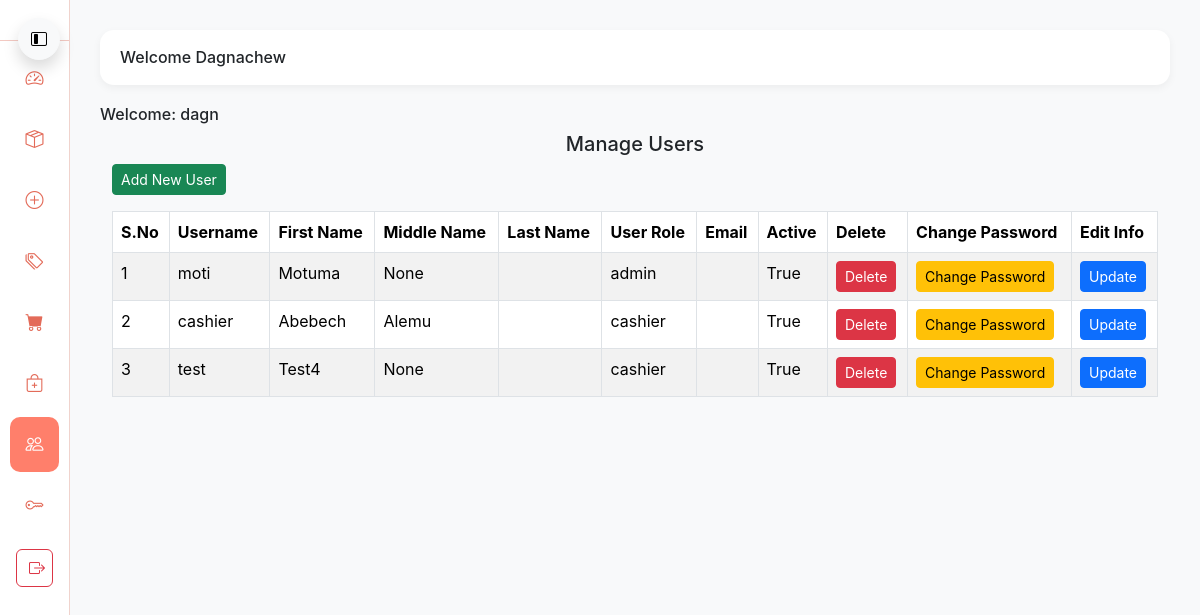
Screenshot of /manage_users/ (signed in) with the database file from the repository.
### authentication/models.py (models this page shows, shortened)
class CustomUser(AbstractUser):
    class UserType(models.TextChoices):
        ADMIN = "admin", "Admin"
        CASHIER = "cashier", "Cashier"
    user_type = models.CharField(
        max_length=20,
        choices=UserType.choices,
        default=UserType.CASHIER
    )
    middle_name = models.CharField(max_length=100, null=True, blank=True)
    company = models.ForeignKey(Company, on_delete=models.CASCADE)

### myapp/views.py (the view)
# urls.py: path('manage_users/', views.manage_users, name = 'manage_users'),
@login_required(login_url='/accounts/login')
@user_passes_test(is_admin)
def manage_users(request):
    user = request.user
    users = CustomUser.objects.all().exclude(is_superuser = True)
    if request.method == 'POST':
        form = UserUpdateForm(request.POST)
        user_form = UserForm(request.POST)
        if user_form.is_valid():
            new_user = user_form.save(commit=False)
            new_user.company = user.company
            new_user.set_password(user_form.cleaned_data['password'])
            new_user.save()
            messages.success(request, "User created successfully!")
            return redirect('manage_users')
        else:
            messages.error(request, "Error while creating User")
    else:
        user_form = UserForm()
        form = UserUpdateForm()
    context = {
        'user':user,
        'form':form,
        'users': users,
        'user_form': user_form,
    }
    return render(request, 'manage_users.html', context)

### authentication/views.py (called while the page is built)
def is_admin(user):
    return user.user_type == 'admin'

### template/manage_users.html (shortened to what this page needs)
{% extends 'base.html' %}
{% block content %}
<h6>Welcome: {{ user }}</h6>
<h5 class="text-center">Manage Users</h5>
<div class="container mb-3">
  <button class="btn btn-success btn-sm"
          data-bs-toggle="modal"
          data-bs-target="#addUserModal">
    Add New User
  </button>
</div>
<div class="container">
  <table class="table table-striped table-hover table-bordered">
    <thead>
      <tr>
        <th>S.No</th>
        <th>Username</th>
        <th>First Name</th>
        <th>Middle Name</th>
        <th>Last Name</th>
        <th>User Role</th>
        <th>Email</th>
        <th>Active</th>
        <th>Delete</th>
        <th>Change Password</th>
        <th>Edit Info</th>
      </tr>
    </thead>
    <tbody>
      {% for user in users %}
      <tr>
        <td>{{ forloop.counter }}</td>
        <td>{{ user.username }}</td>
        <td>{{ user.first_name }}</td>
        <td>{{ user.middle_name }}</td>
        <td>{{ user.last_name }}</td>
        <td>{{ user.user_type }}</td>
        <td>{{ user.email }}</td>
        <td>{{ user.is_active }}</td>
        <td>
          <form method="post"
                action="{% url 'delete_user' user.id %}"
                onsubmit="return confirm('Are you sure you want to delete this user?');">
            <button class="btn btn-danger btn-sm">Delete</button>
          </form>
        </td>
        <td>
          <button class="btn btn-warning btn-sm"
                  data-bs-toggle="modal"
                  data-bs-target="#changePasswordModal{{ user.id }}">
            Change Password
          </button>
        </td>
        <td>
          <form method="post" action="{% url 'update_user' user.id %}">
            <button class="btn btn-primary btn-sm">Update</button>
          </form>
        </td>
      </tr>
      {% endfor %}
    </tbody>
  </table>
</div>
{% endblock %}

### template/base.html (shortened to what this page needs)
<!DOCTYPE html>
<html lang="en">
<head>
    <link href="https://cdn.jsdelivr.net/npm/bootstrap@5.3.3/dist/css/bootstrap.min.css" rel="stylesheet">
    <link href="https://cdn.jsdelivr.net/npm/bootstrap-icons@1.11.1/font/bootstrap-icons.css" rel="stylesheet">
</head>
<body>
    <div class="sidebar collapsed ">
        <div>
            <button class="btn btn-light shadow sidebar-toggle" onclick="toggleSidebar()">
                <i class="bi bi-layout-sidebar-inset"></i>
            </button>
        </div>
        <a href="{% url 'home' %}" class="{% if request.resolver_match.url_name == 'home' %}active{% endif %}">
            <i class="bi bi-speedometer2"></i>
        </a>
        <a href="{% url 'products' %}" class="{% if request.resolver_match.url_name == 'products' %}active{% endif %}">
            <i class="bi bi-box-seam"></i>
        </a>
        <a href="{% url 'add_product' %}" class="{% if request.resolver_match.url_name == 'add_product' %}active{% endif %}">
            <i class="bi bi-plus-circle"></i>
        </a>
        <a href="{% url 'add_category' %}" class="{% if request.resolver_match.url_name == 'add_category' %}active{% endif %}">
            <i class="bi bi-tags"></i>
        </a>
        <a href="{% url 'sales' %}" class="{% if request.resolver_match.url_name == 'sales' %}active{% endif %}">
            <i class="bi bi-cart-fill"></i>
        </a>
        <a href="{% url 'add_sale' %}" class="{% if request.resolver_match.url_name == 'add_sale' %}active{% endif %}">
            <i class="bi bi-bag-plus"></i>
        </a>
        <a href="{% url 'manage_users' %}" class="{% if request.resolver_match.url_name == 'manage_users' %}active{% endif %}">
            <i class="bi bi-people"></i>
        </a>
        <a href="{% url 'password_change' %}">
            <i class="bi bi-key"></i>
        </a>
        <form method="POST" action="{% url 'logout' %}" class="m-3">
            <button type="submit" class="btn btn-outline-danger w-100">
                <i class="bi bi-box-arrow-right"></i>
            </button>
        </form>
    </div>
    <div class="main-content collapsed">
        <div class="top-bar">
            <h6 class="m-0">Welcome {{ request.user.first_name }}</h6>
        </div>
        {% block content %}
        {% endblock %}
    </div>
</body>
</html>

### template/base.html (style rules this page uses)
:root { --coral: #ff7f6b; --coral-dark: #e36b59; --sidebar-bg: #ffffff; --sidebar-text: #3a3a3a; --sidebar-hover: #ffe5e0; }
body { font-family: 'Inter', sans-serif; background: #f8f9fa; }
.sidebar { width: 240px; height: 100vh; background: var(--sidebar-bg); border-right: 1px solid #f0d3cd; padding-top: 20px; position: fixed; transition: width 0.3s ease; overflow-x: hidden; z-index: 1000; }
.sidebar.collapsed { width: 70px; }
.sidebar a { color: var(--sidebar-text); padding: 14px 20px; display: flex; align-items: center; gap: 12px; font-size: 15px; text-decoration: none; transition: 0.25s; border-radius: 10px; margin: 6px 10px; }
.sidebar a i { font-size: 18px; color: var(--coral-dark); }
.sidebar a.active { background: var(--coral); color: #fff; font-weight: 600; }
.sidebar a.active i { color: #fff; }
.sidebar.collapsed a { justify-content: center; }
.main-content { margin-left: 240px; padding: 30px; transition: margin-left 0.3s ease; }
.main-content.collapsed { margin-left: 70px; }
.top-bar { background: #ffffff; padding: 18px 20px; border-radius: 14px; box-shadow: 0 3px 8px rgba(0,0,0,0.05); margin-bottom: 20px; display: flex; align-items: center; gap: 12px; }
.sidebar-toggle { position: fixed; top: 18px; left: 18px; z-index: 1100; width: 42px; height: 42px; border-radius: 50%; }

### rows the page displays
CustomUser: user.first_name "Dagnachew", username "dagn"
CustomUser: username "moti", first_name "Motuma", middle_name "None", user_type "admin", is_active "True"
CustomUser: username "cashier", first_name "Abebech", middle_name "Alemu", user_type "cashier", is_active "True"
CustomUser: username "test", first_name "Test4", middle_name "None", user_type "cashier", is_active "True"
